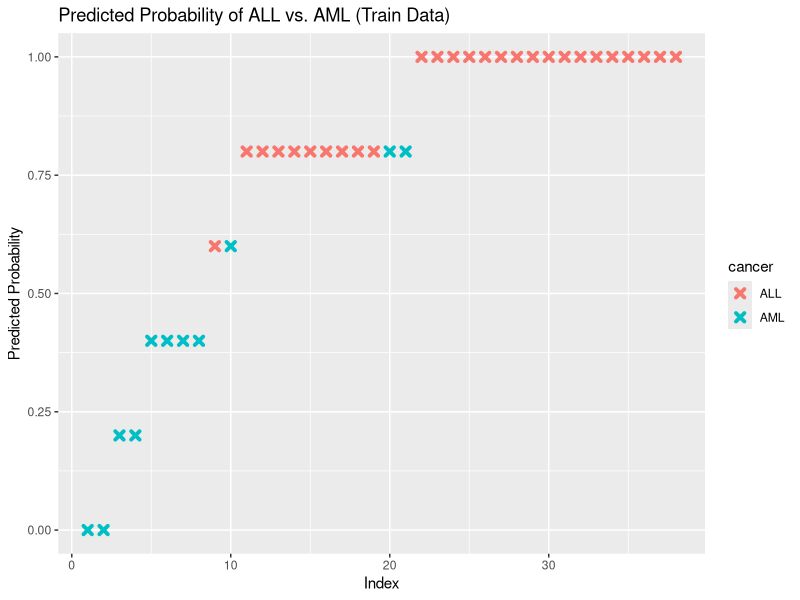
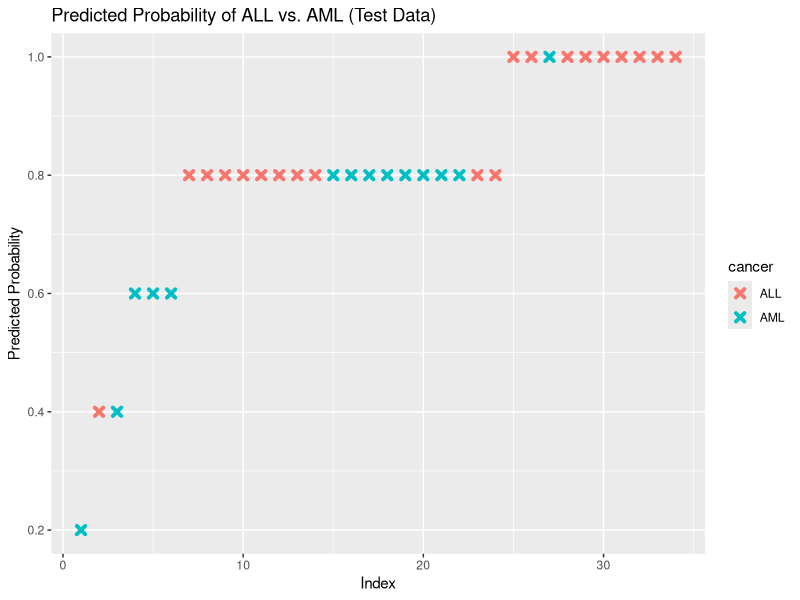
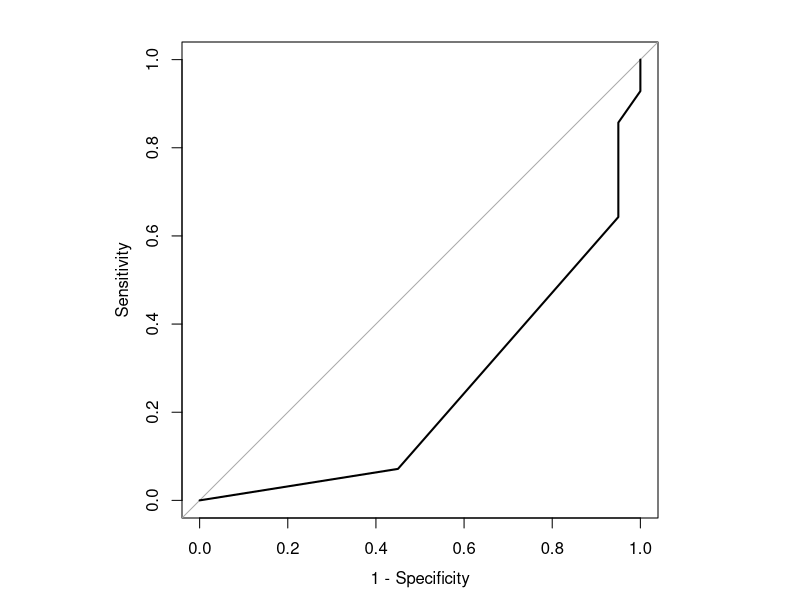
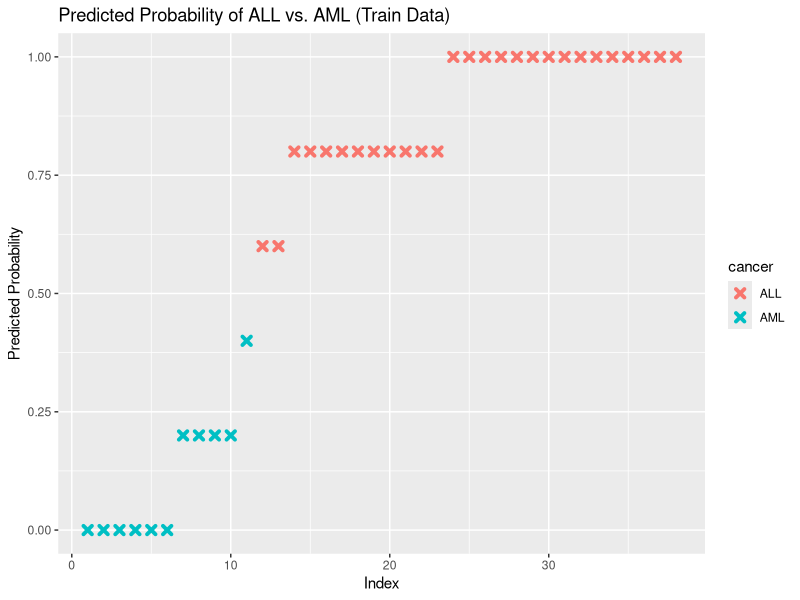
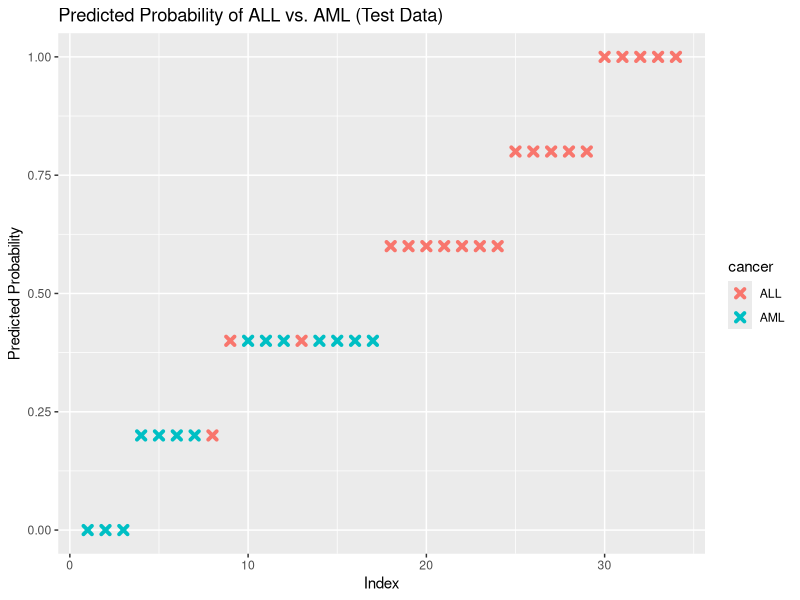
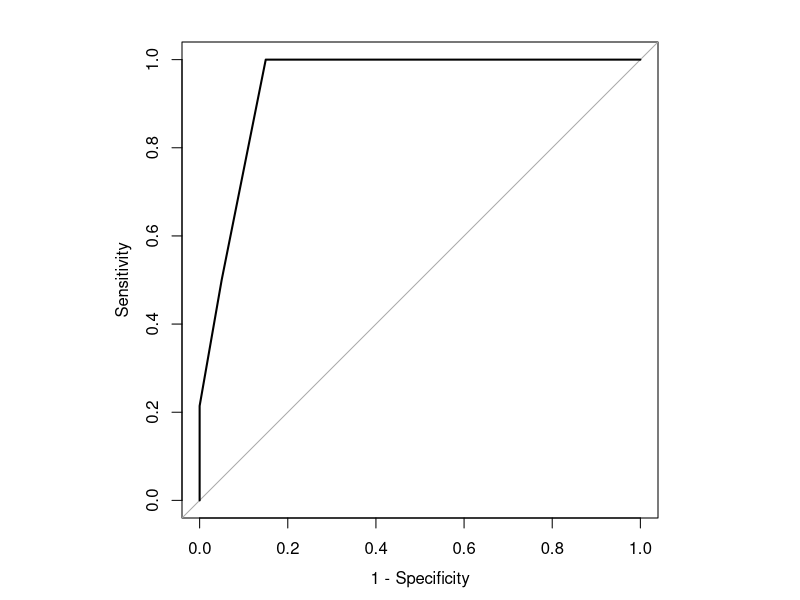
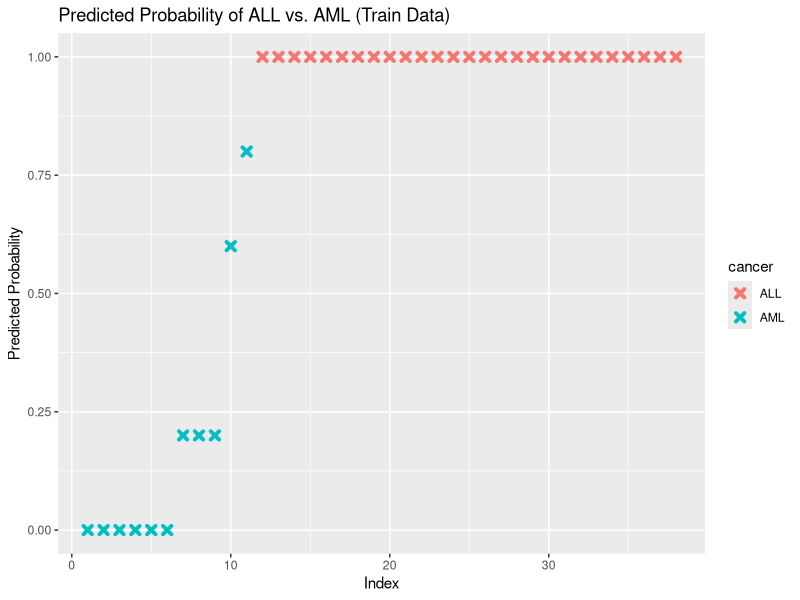
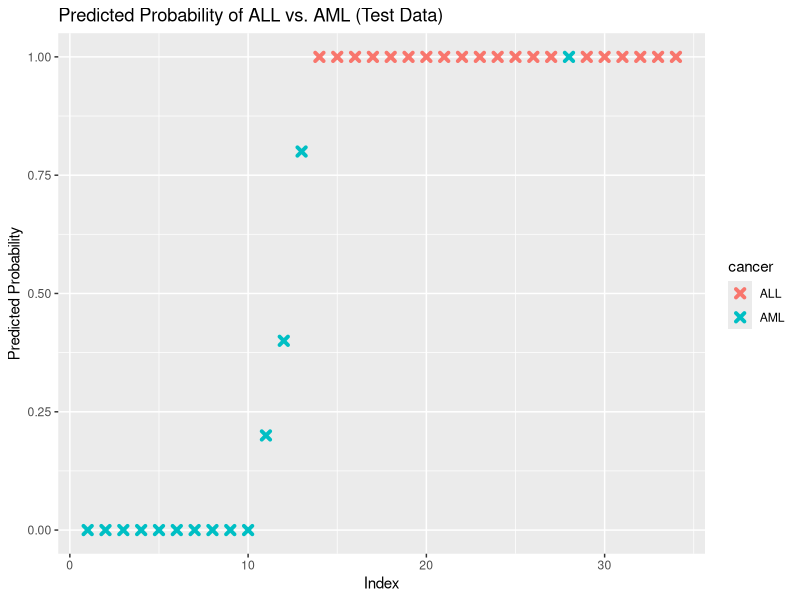

Write R code to recreate these figures, in order.
## ---- chunk 1
library(caret)
library(pROC)
## ---- chunk 2
graph_probability <- function(model, data, comp, test_train){
  predicted <- data.frame(
    probability = predict(model, newdata = data[4:(comp+3)], "prob")[,1],
    cancer=data$cancer
  )

  predicted <- predicted[
    order(predicted$probability, decreasing=FALSE),]
  predicted$rank <- 1:nrow(predicted)
  
  if (test_train == "test") {
    ggplot(data=predicted, aes(x=rank, y=probability)) +
      geom_point(aes(color=cancer), alpha=1, shape=4, stroke=2) +
      xlab("Index") +
      ylab("Predicted Probability") +
      ggtitle("Predicted Probability of ALL vs. AML (Test Data)")
  }
  
  else {
    ggplot(data=predicted, aes(x=rank, y=probability)) +
      geom_point(aes(color=cancer), alpha=1, shape=4, stroke=2) +
      xlab("Index") +
      ylab("Predicted Probability") +
      ggtitle("Predicted Probability of ALL vs. AML (Train Data)")
  }
}

cross_val_model <- function(train, method, num_cv, folds, comp) {
  set.seed(1)
  cv_model <- train(
    x = train[4:(comp+3)],
    y = train$cancer,
    method = method,
    metric = "Accuracy",
    trControl = trainControl(method="repeatedcv",
                             number = num_cv,
                             repeats = folds),
  )
  return (cv_model)
}

conf_matrix <- function(test, cv_model, comp) {
  return (confusionMatrix(reference = as.factor(test$cancer), data = as.factor(predict(cv_model, test[4:(comp+3)]))))
}

roc_plot <- function(test, model, comp) {
  par(pty="s")
  roc(test$cancer, predict(model, test[4:(comp+3)], type="prob")[,1], plot=TRUE, legacy.axes=TRUE)
} 
## ---- chunk 3
method <- "knn"
comp <- 20
num_cv <- 3
folds <- 5
## ---- chunk 4
#import numerical pca and split test / train data
test <- read.csv("data/processed/pca_num_test.csv", row.names = 1)
train <- read.csv("data/processed/pca_num_train.csv", row.names = 1)

model <- cross_val_model(train, method, num_cv, folds, comp)
model
## ---- chunk 5
#confusion matrix of model
conf_matrix(test, model, comp)
## ---- chunk 6
#graphing training probabilites
graph_probability(model, train, comp, "train")

#graphing testing probabilities
graph_probability(model, test, comp, "test")
## ---- chunk 7
#plotting ROC
roc_plot(test, model, comp)
## ---- chunk 8
#import numerical pca and split test / train data
test <- read.csv("data/processed/pca_cat_test.csv", row.names = 1)
train <- read.csv("data/processed/pca_cat_train.csv", row.names = 1)

model <- cross_val_model(train, method, num_cv, folds, comp)
model
## ---- chunk 9
#confusion matrix of model
conf_matrix(test, model, comp)
## ---- chunk 10
#graphing training probabilites
graph_probability(model, train, comp, "train")

#graphing testing probabilities
graph_probability(model, test, comp, "test")
## ---- chunk 11
#plotting ROC
roc_plot(test, model, comp)
## ---- chunk 12
#import numerical pca and split test / train data
test <- read.csv("data/processed/cor_num_test.csv", row.names = 1)
train <- read.csv("data/processed/cor_num_train.csv", row.names = 1)

model <- cross_val_model(train, method, num_cv, folds, comp)
model
## ---- chunk 13
#confusion matrix of model
conf_matrix(test, model, comp)
## ---- chunk 14
#graphing training probabilites
graph_probability(model, train, comp, "train")

#graphing testing probabilities
graph_probability(model, test, comp, "test")
## ---- chunk 15
#plotting ROC
roc_plot(test, model, comp)
## ---- chunk 16
#import numerical pca and split test / train data
test <- read.csv("data/processed/cor_cat_test.csv", row.names = 1)
train <- read.csv("data/processed/cor_cat_train.csv", row.names = 1)

model <- cross_val_model(train, method, num_cv, folds, comp)
model
## ---- chunk 17
#confusion matrix of model
conf_matrix(test, model, comp)
## ---- chunk 18
#graphing training probabilites
graph_probability(model, train, comp, "train")

#graphing testing probabilities
graph_probability(model, test, comp, "test")
## ---- chunk 19
#plotting ROC
roc_plot(test, model, comp)
